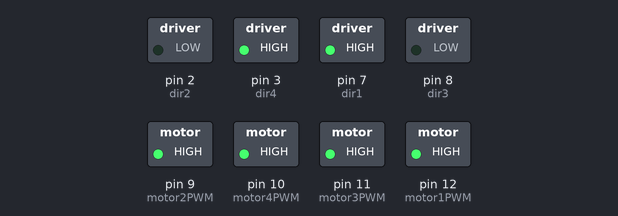
Recording of a sketch running on a simulated Arduino Uno, built with avr-gcc and run on an emulated ATmega328P. On the bench: switched loads named in the sketch (green lamp = pin HIGH).

Above: at 0.5 s.
At 1.5 s:
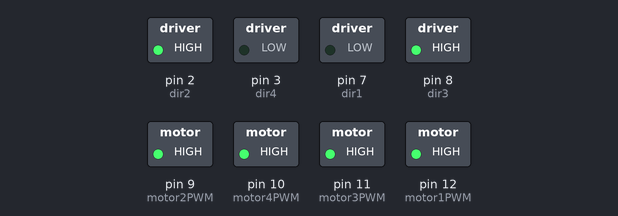
Timing chart, 0 to 3.0 s (numbered marks = the images above):
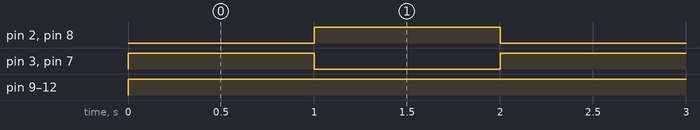

Measured:
- by itself, pin 2 (dir2), pin 3 (dir4), pin 7 (dir1), pin 8 (dir3): alternates HIGH for 1.0 s and LOW for 1.0 s
- by itself, pin 9 (motor2PWM), pin 10 (motor4PWM), pin 11 (motor3PWM), pin 12 (motor1PWM): LOW → HIGH at 0.00 s

The sketch:

spin_robot.ino
```cpp
//this is a change

unsigned int motor1PWM = 12;
unsigned int motor3PWM = 11;
unsigned int motor2PWM = 9;
unsigned int motor4PWM = 10;

unsigned int dir1 = 7;
unsigned int dir2 = 2;
unsigned int dir3 = 8;
unsigned int dir4 = 3;

//unsigned int GND1 = 12;
//unsigned int GND2 = 11;

void setup()
{
  pinMode(dir1, OUTPUT);
  pinMode(dir2, OUTPUT);
  pinMode(dir3, OUTPUT);
  pinMode(dir4, OUTPUT);

  pinMode(motor1PWM, OUTPUT);
  pinMode(motor2PWM, OUTPUT);
  pinMode(motor3PWM, OUTPUT);
  pinMode(motor4PWM, OUTPUT);
}

void loop()
{
  digitalWrite(dir1, HIGH);
  digitalWrite(dir2, LOW);
  digitalWrite(dir3, LOW);
  digitalWrite(dir4, HIGH);

  digitalWrite(motor1PWM, 35);
  digitalWrite(motor2PWM, 35);
  digitalWrite(motor3PWM, 35);
  digitalWrite(motor4PWM, 35);

  delay(1000);

  digitalWrite(dir1, LOW);
  digitalWrite(dir2, HIGH);
  digitalWrite(dir3, HIGH);
  digitalWrite(dir4, LOW);

  delay(1000);
}
```
